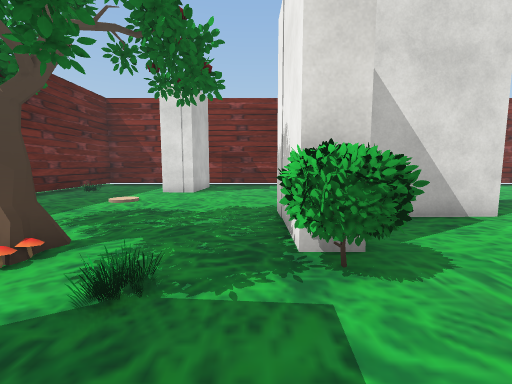
View 1 (above)

24 first-person views from a walk through a scene from a Unity 3-D project. The camera is 1.3 m above the floor, tilts 6° down and sees 90° across. The floor is counted in squares, 1 m on a side. Each view is taken from the middle of a square. On the plan, view 1 faces up. The plan holds only what a view shows up to about 13 squares ahead; the rest is blank. The player is left out. Some animated figures are not drawn. Some surface patterns are stand-ins.

View 2
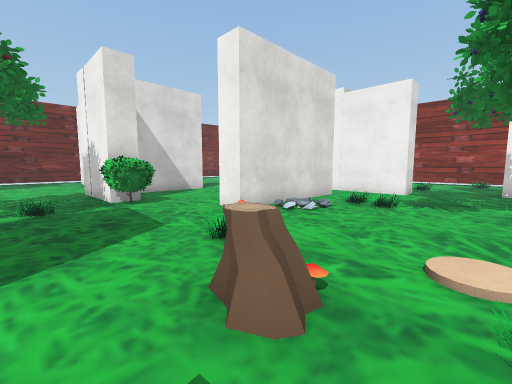

View 3
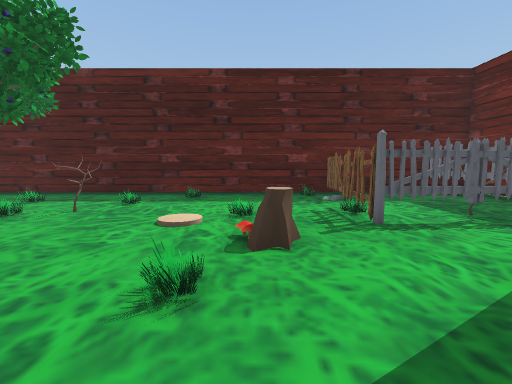

View 4
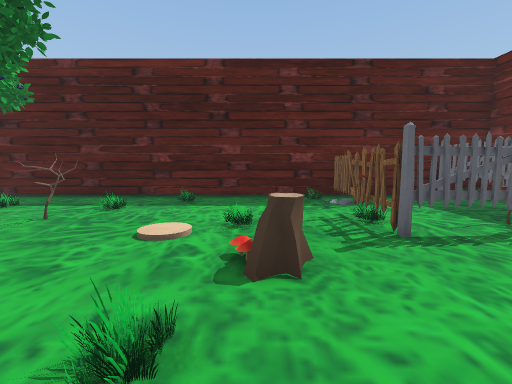

View 5
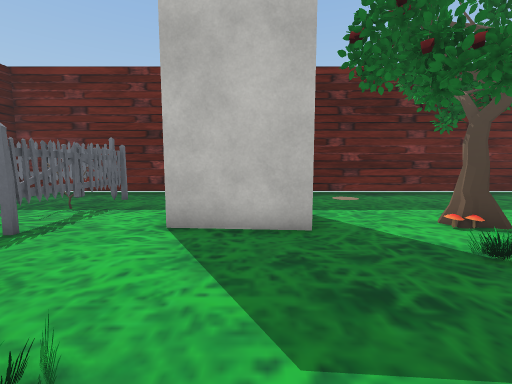

View 6
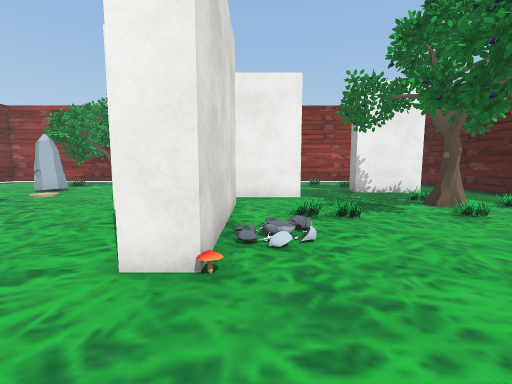

View 7
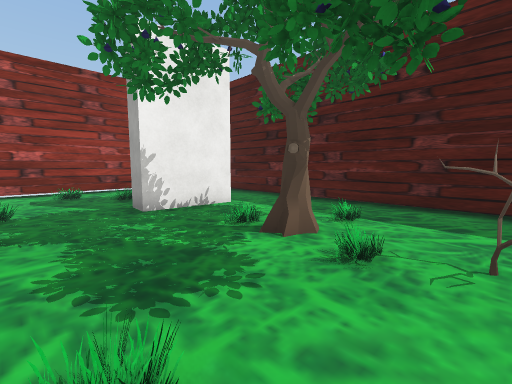

View 8
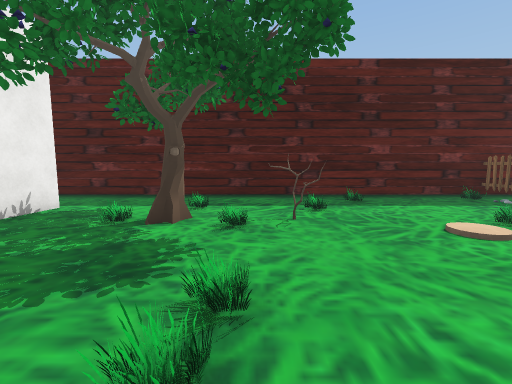

View 9
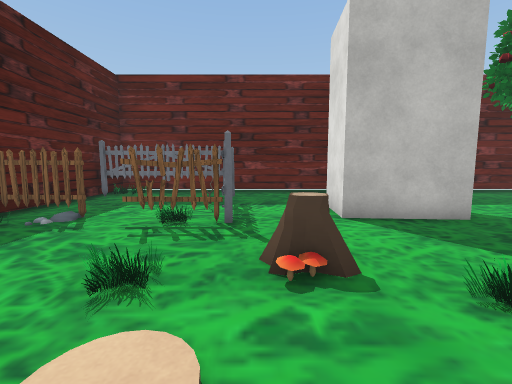

View 10
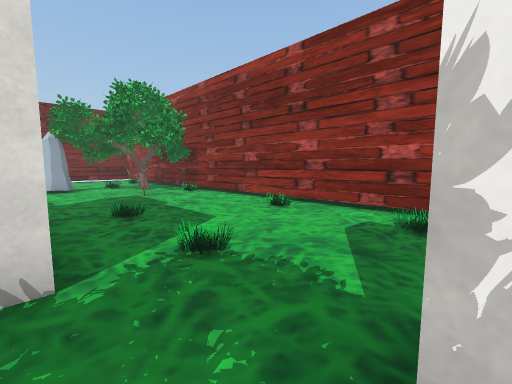

View 11
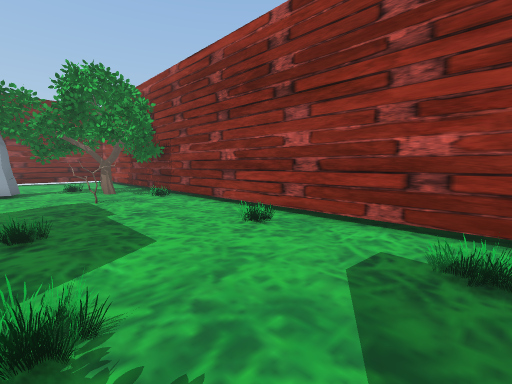

View 12
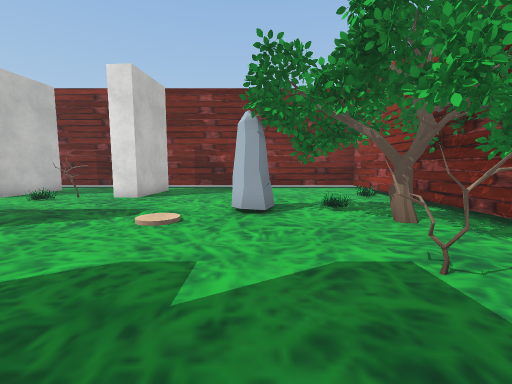

View 13
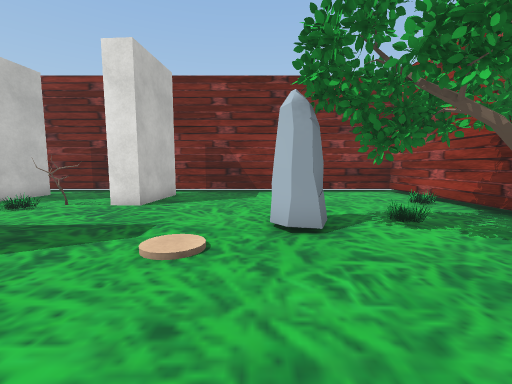

View 14
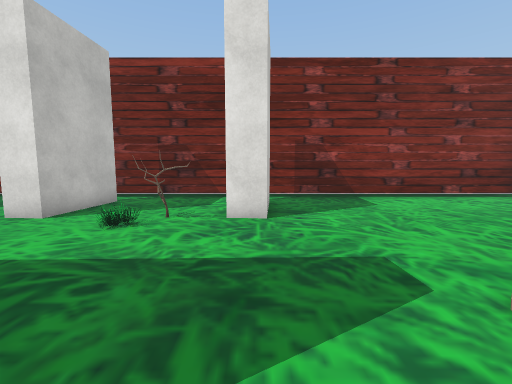

View 15
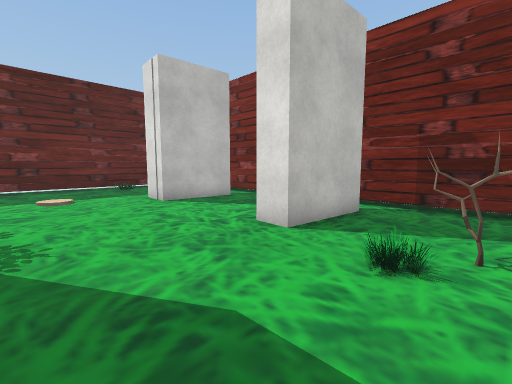

View 16
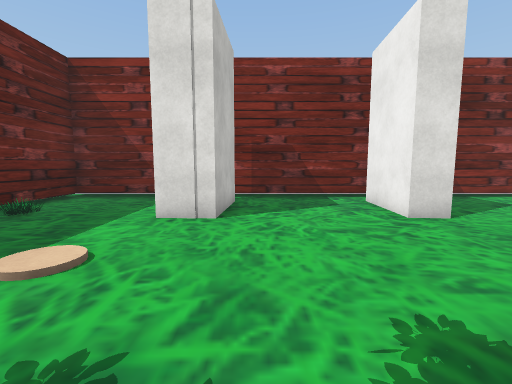

View 17
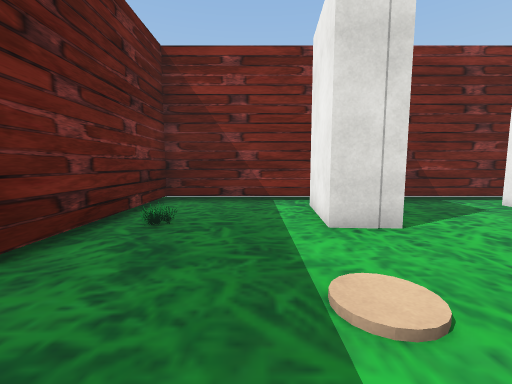

View 18
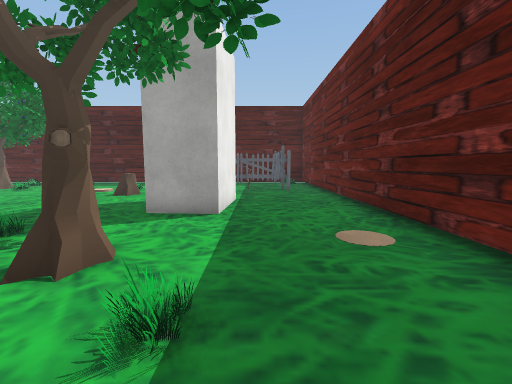

View 19
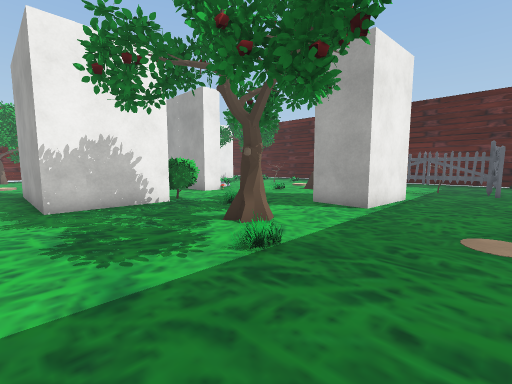

View 20
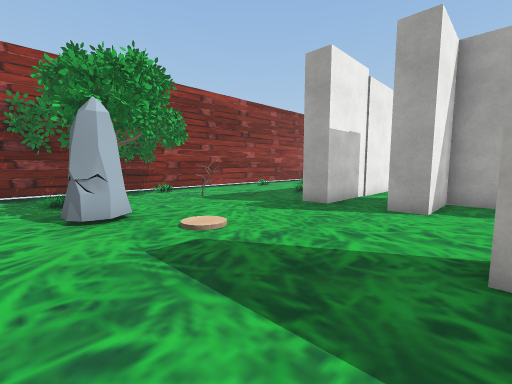

View 21
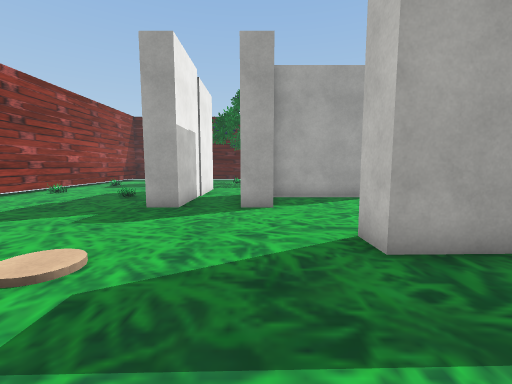

View 22
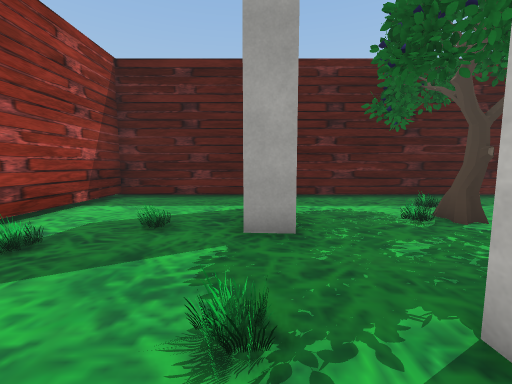

View 23
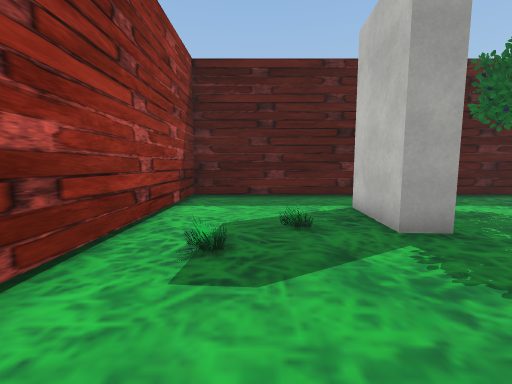

View 24
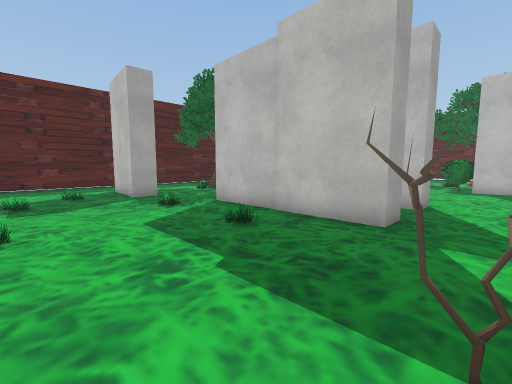

### Floor plan
Key: @ floor where view 1 was taken; # wall or solid block; . main floor; : floor 0.25 m higher than the main floor; = window, fence, low wall or low ledge; O other object.
Columns run from 9 left of view 1 to 19 right of it. Each row starts with its distance up from view 1.
 17 #############################
 16 #...........................#
 15 #....##....##....#..........#
 14 #....##....##....#..........#
 13 #O...##....##....#.........O#
 12 #....##.......OO............#
 11 #...........................#
 10 #....................OO.O..=#
  9 #.....................OOOO..#
  8 #.......................OOO.#
  7 #.........######..........OO#
  6 #.........#####...........OO#
  5 #...O.....##............OO..#
  4 #....OO...=O............O...#
  3 #.....O.OOOO.....#..#.......#
  2 #.........O......#..#.......#
  1 #...........######..#.O.....#
  0 #...###..@..######.##.......#
 -1 #...###............##.....O.#
 -2 #...###...O...:.O..##.......#
 -3 #...##.........O......O.....#
 -4 #.......OO..................#
 -5 #........O................O.#
 -6 #OOOOOO..O...........##.O...#
 -7 #OOOO.OO......OO.OO..##.....#
 -8 #OO...O.......O......##.....#
 -9 #OO...O..........O...##.....#
-10 #OO...O.....O...............#
-11 #O####OO....................#
-12 #############################

Positions as (right, up) in squares from view 1, and headings:
1: (0, 0), facing up
2: (-2, -6), facing up-right
3: (0, 0), facing down
4: (0, -1), facing down
5: (2, -1), facing left
6: (0, -1), facing right
7: (5, -3), facing down-right
8: (6, -1), facing down
9: (3, -5), facing left
10: (11, -6), facing up-right
11: (13, -5), facing up-right
12: (13, 2), facing up
13: (12, 4), facing up
14: (8, 6), facing up
15: (6, 8), facing up-left
16: (-2, 6), facing up
17: (-6, 7), facing up
18: (-6, 7), facing down
19: (-8, 8), facing down-right
20: (6, 11), facing down-right
21: (8, 11), facing down
22: (13, -1), facing down
23: (16, -1), facing down
24: (17, 5), facing down-left
